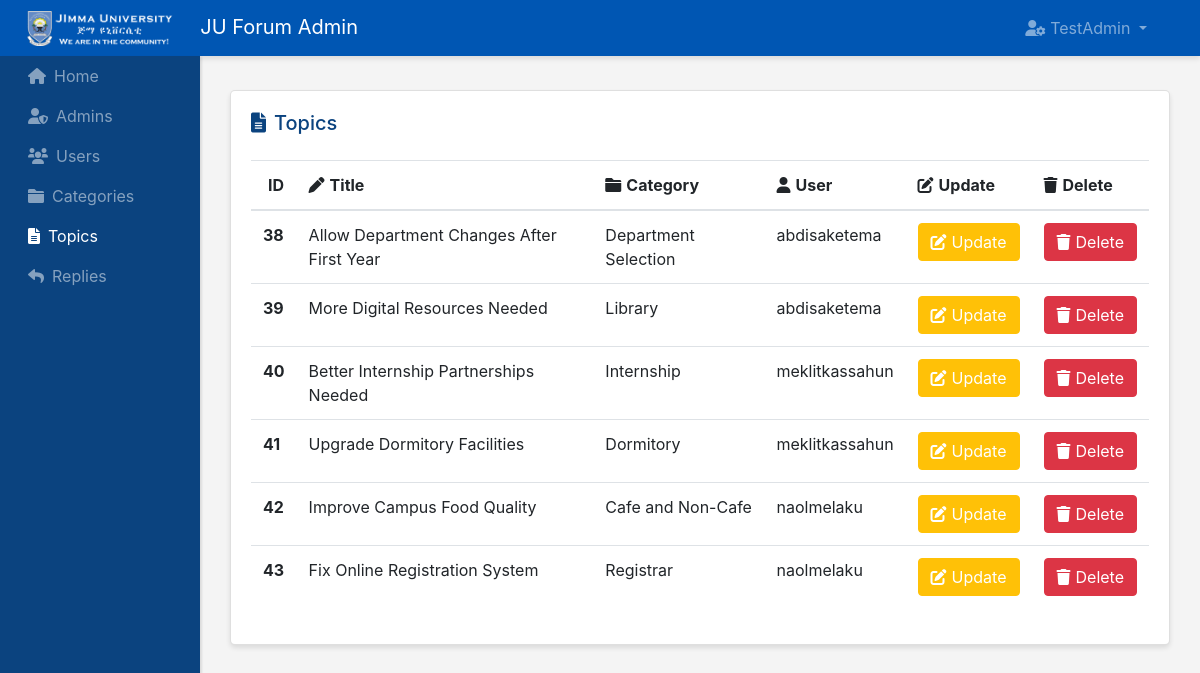
Screenshot of /admin-panel/topics-admins/show-topics.php (signed in) with the database file from the repository.
### tables this page shows
CREATE TABLE `topics` (
  `id` int(5) NOT NULL,
  `title` varchar(200) NOT NULL,
  `category` varchar(200) NOT NULL,
  `body` text NOT NULL,
  `user_name` varchar(200) NOT NULL,
  `user_image` varchar(200) NOT NULL,
  `created_at` timestamp NOT NULL DEFAULT current_timestamp()
);

### admin-panel/topics-admins/show-topics.php (the view, shortened to what this page needs)
<?php require "../layouts/header.php" ?>
<?php require "../../config/config.php" ?>
<?php
$topics = $conn->query("SELECT * FROM topics ");
$topics->execute();
$allTopics = $topics->fetchAll(PDO::FETCH_OBJ);
?>
<div class="row">
    <div class="col">
        <div class="card">
            <div class="card-body">
                <h5 class="card-title mb-4 d-inline"><i class="fas fa-file-alt" style="margin-right: 8px;"></i>Topics</h5>
                <table class="table mt-4">
                    <thead>
                        <tr>
                            <th scope="col"><i class="fas " style="margin-right: 5px;"></i>ID</th>
                            <th scope="col"><i class="fas  fa-pen" style="margin-right: 5px;"></i>Title</th>
                            <th scope="col"><i class="fas fa-folder" style="margin-right: 5px;"></i>Category</th>
                            <th scope="col"><i class="fas fa-user" style="margin-right: 5px;"></i>User</th>
                            <th scope="col"><i class="fas fa-edit" style="margin-right: 5px;"></i>Update</th>
                            <th scope="col"><i class="fas fa-trash" style="margin-right: 5px;"></i>Delete</th>
                        </tr>
                    </thead>
                    <tbody>
                        <?php foreach($allTopics as $topic): ?>
                        <tr>
                            <th scope="row"><?php echo $topic->id; ?></th>
                            <td><?php echo $topic->title; ?></td>
                            <td><?php echo $topic->category; ?></td>
                            <td><?php echo $topic->user_name; ?></td>
                            <td>
                                <a href="update-topics.php?id=<?php echo $topic->id; ?>" class="btn btn-warning text-white text-center">
                                    <i class="fas fa-edit" style="margin-right: 5px;"></i>Update
                                </a>
                            </td>
                            <td>
                                <a href="delete-topics.php?id=<?php echo $topic->id; ?>" class="btn btn-danger text-center">
                                    <i class="fas fa-trash" style="margin-right: 5px;"></i>Delete
                                </a>
                            </td>
                        </tr>
                        <?php endforeach; ?>
                    </tbody>
                </table>
            </div>
        </div>
    </div>
</div>
<?php require "../layouts/footer.php" ?>

### admin-panel/styles/style.css (style rules this page uses)
body { background:#f4f4f4; }
.card { margin-bottom: 15px; border-radius:5px; box-shadow: 0 3px 5px rgba(0,0,0,.1); }
.card-title { color: #0b437f; }

### rows the page displays
topics: id "38", title "Allow Department Changes After First Year", category "Department Selection", user_name "abdisaketema"
topics: id "39", title "More Digital Resources Needed", category "Library", user_name "abdisaketema"
topics: id "40", title "Better Internship Partnerships Needed", category "Internship", user_name "meklitkassahun"
topics: id "41", title "Upgrade Dormitory Facilities", category "Dormitory", user_name "meklitkassahun"
topics: id "42", title "Improve Campus Food Quality", category "Cafe and Non-Cafe", user_name "naolmelaku"
topics: id "43", title "Fix Online Registration System", category "Registrar", user_name "naolmelaku"

### other values shown
$_SESSION['adminname'] "TestAdmin"
